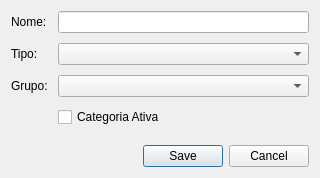
<?xml version="1.0" encoding="UTF-8"?>
<ui version="4.0">
 <class>CategoriaWidget</class>
 <widget class="QDialog" name="CategoriaWidget">
  <property name="geometry">
   <rect>
    <x>0</x>
    <y>0</y>
    <width>320</width>
    <height>178</height>
   </rect>
  </property>
  <property name="minimumSize">
   <size>
    <width>320</width>
    <height>178</height>
   </size>
  </property>
  <property name="windowTitle">
   <string>Dialog</string>
  </property>
  <layout class="QVBoxLayout" name="verticalLayout">
   <item>
    <layout class="QVBoxLayout" name="layPrincipal">
     <property name="spacing">
      <number>0</number>
     </property>
     <item>
      <layout class="QFormLayout" name="layFormulario">
       <property name="horizontalSpacing">
        <number>10</number>
       </property>
       <property name="verticalSpacing">
        <number>10</number>
       </property>
       <item row="0" column="0">
        <widget class="QLabel" name="lblNome">
         <property name="text">
          <string>Nome:</string>
         </property>
        </widget>
       </item>
       <item row="0" column="1">
        <widget class="QLineEdit" name="edtNome"/>
       </item>
       <item row="1" column="0">
        <widget class="QLabel" name="lblTipo">
         <property name="text">
          <string>Tipo:</string>
         </property>
        </widget>
       </item>
       <item row="1" column="1">
        <widget class="QComboBox" name="cmbTipo">
         <property name="placeholderText">
          <string>...</string>
         </property>
         <item>
          <property name="text">
           <string>RENDA</string>
          </property>
         </item>
         <item>
          <property name="text">
           <string>DESPESA</string>
          </property>
         </item>
        </widget>
       </item>
       <item row="2" column="0">
        <widget class="QLabel" name="lblGrupo">
         <property name="text">
          <string>Grupo:</string>
         </property>
        </widget>
       </item>
       <item row="2" column="1">
        <widget class="QComboBox" name="cmbGrupo">
         <property name="placeholderText">
          <string>...</string>
         </property>
         <item>
          <property name="text">
           <string>Variável</string>
          </property>
         </item>
         <item>
          <property name="text">
           <string>Fixa</string>
          </property>
         </item>
         <item>
          <property name="text">
           <string>Alimentação</string>
          </property>
         </item>
         <item>
          <property name="text">
           <string>Cuidado Pessoal</string>
          </property>
         </item>
         <item>
          <property name="text">
           <string>Esportes</string>
          </property>
         </item>
         <item>
          <property name="text">
           <string>Bugigangas</string>
          </property>
         </item>
         <item>
          <property name="text">
           <string>Cursos</string>
          </property>
         </item>
         <item>
          <property name="text">
           <string>Valores Obrigatórios</string>
          </property>
         </item>
         <item>
          <property name="text">
           <string>Investimentos</string>
          </property>
         </item>
         <item>
          <property name="text">
           <string>Viagens</string>
          </property>
         </item>
         <item>
          <property name="text">
           <string>Outros</string>
          </property>
         </item>
        </widget>
       </item>
       <item row="3" column="1">
        <widget class="QCheckBox" name="chkAtiva">
         <property name="text">
          <string>Categoria Ativa</string>
         </property>
        </widget>
       </item>
      </layout>
     </item>
    </layout>
   </item>
   <item>
    <widget class="QDialogButtonBox" name="bbCategoria">
     <property name="minimumSize">
      <size>
       <width>0</width>
       <height>0</height>
      </size>
     </property>
     <property name="orientation">
      <enum>Qt::Orientation::Horizontal</enum>
     </property>
     <property name="standardButtons">
      <set>QDialogButtonBox::StandardButton::Cancel|QDialogButtonBox::StandardButton::Save</set>
     </property>
    </widget>
   </item>
  </layout>
 </widget>
 <resources/>
 <connections>
  <connection>
   <sender>bbCategoria</sender>
   <signal>accepted()</signal>
   <receiver>CategoriaWidget</receiver>
   <slot>accept()</slot>
   <hints>
    <hint type="sourcelabel">
     <x>248</x>
     <y>163</y>
    </hint>
    <hint type="destinationlabel">
     <x>157</x>
     <y>274</y>
    </hint>
   </hints>
  </connection>
  <connection>
   <sender>bbCategoria</sender>
   <signal>rejected()</signal>
   <receiver>CategoriaWidget</receiver>
   <slot>reject()</slot>
   <hints>
    <hint type="sourcelabel">
     <x>310</x>
     <y>163</y>
    </hint>
    <hint type="destinationlabel">
     <x>286</x>
     <y>274</y>
    </hint>
   </hints>
  </connection>
 </connections>
</ui>
